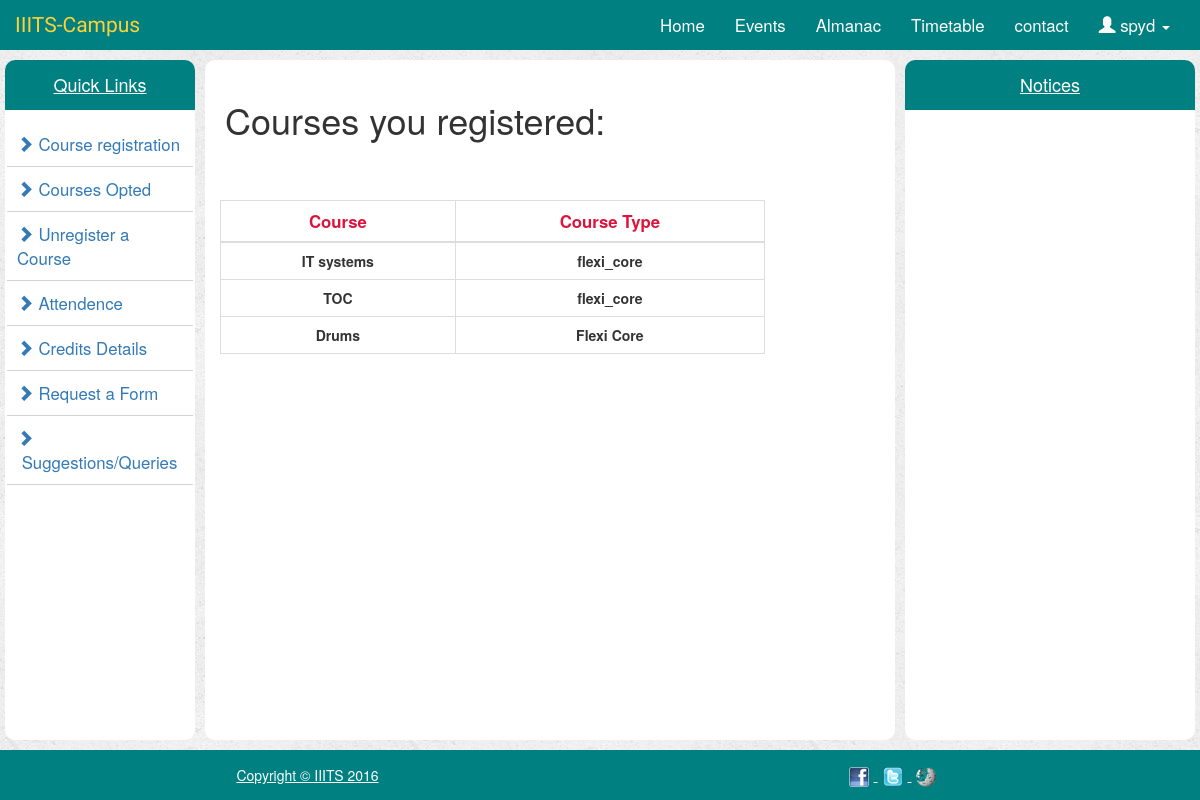
/register_course/ (signed in), run on an earlier commit of the app's database.
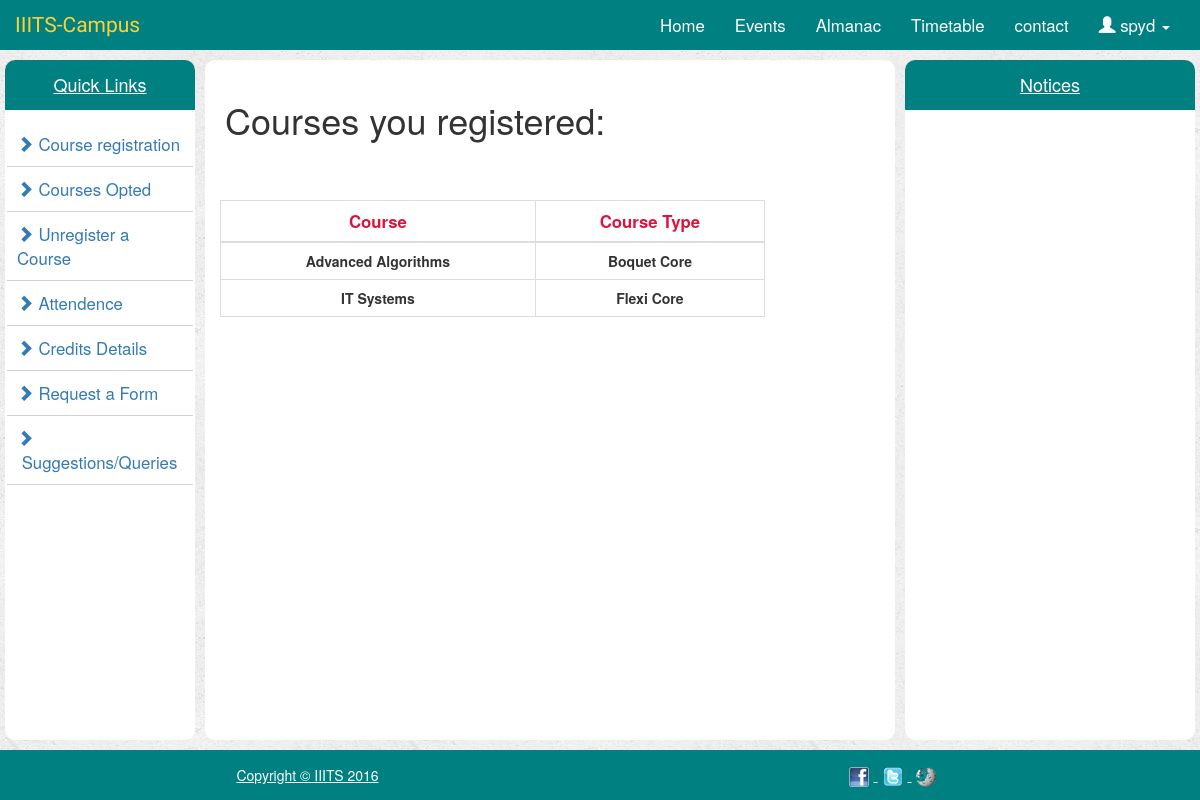
And on a later commit of the database.
### administration/models.py (models this page shows, shortened)
class Course(models.Model):
    course_title = models.CharField(max_length=50)
    course_faculty = models.CharField(max_length=50)
    course_credits = models.IntegerField()
    coursefor_ug1 = models.BooleanField(default=False)
    coursefor_ug2 = models.BooleanField(default=False)
    coursefor_ug3 = models.BooleanField(default=False)
    coursefor_ug4 = models.BooleanField(default=False)
    course_cse = models.CharField(max_length=50)
    course_ece = models.CharField(max_length=50)
    course_sem = models.CharField(max_length=7)

### portal/views.py (the view)
# urls.py: url(r'^register_course/',views.register_course,name='register_course'),
def register_course(request):
    courses_selected = Course.objects.filter(id__in=request.POST.getlist('checks[]'))
    current_student = Students.objects.get(user= request.user.id)
    my_courses_list = [i.Course.course_title for i in current_student.student_course_set.all()]
    courses_registered = [Course.objects.get(course_title=i) for i in my_courses_list]
    for current_course in courses_selected:
        if current_course not in courses_registered:
            s_c = Student_Course()
            s_c.Student = current_student
            s_c.Course = current_course
            s_c.save()
    current_student = Students.objects.get(user= request.user.id)
    my_courses_list = [i.Course.course_title for i in current_student.student_course_set.all()]
    courses_registered = [Course.objects.get(course_title=i) for i in my_courses_list]
    context = {'courses_registered': courses_registered, 'branch': current_student.branch}
    return render(request, 'portal/my_courses.html', context)

### portal/templates/portal/my_courses.html
{% extends 'portal/index.html' %}
{% block centerContent%}
	<br><h1>&nbsp&nbspCourses you registered: </h1><br>
	{% if courses_registered %}
        <div class = "col-md-10">
            <table class="table table-bordered">
                <thead>
                    <tr>
                        <th>Course</th>
                        <th>Course Type</th>
                    </tr>
                </thead>
                <tbody>
                    {% for course in courses_registered %}
                        <tr class="centertr">
                            <td><strong>{{ course.course_title }}</strong></td>
                            {% if branch == "CSE" %}
                                <td><strong>{{ course.course_cse }}</strong></td>
                            {% elif branch == "ECE" %}
                                <td><strong>{{ course.course_ece }}</strong></td>
                            {% endif %}
                        </tr>
                    {% endfor %}
                </tbody>
             </table>
         </div>
	{% else %}
		<h3>&nbsp&nbsp&nbsp&nbspNo courses taken yet !!</h3>
	{% endif %}
{% endblock %}

### portal/templates/portal/index.html (shortened to what the changed rows need)
<!DOCTYPE html>
<html lang="en">
<head>
    {% load staticfiles %}
    <link rel="stylesheet" href="https://maxcdn.bootstrapcdn.com/bootstrap/3.3.7/css/bootstrap.min.css"/>
    <link rel="stylesheet" type="text/css" href="{% static 'portal/bootstrap.min.css' %}"/>
    <link rel="stylesheet" type="text/css" href="{% static 'portal/style.css' %}"/>
</head>
<body>
    <nav class = "navbar navbar-inverse">
        <div class = "container-fluid">
            <div class = "navbar-header">
                <a href="{% url 'index' %}" class = navbar-brand> IIITS-Campus</a>
            </div>
        </div>
    </nav>
    <div class="container-fluid">
        <div class = "row">
            <div class = col-md-7>
                <div class="colHeight">
                    {% block centerContent%}
                    {% endblock %}
                </div>
            </div>
        </div>
    </div>
</body>
</html>

What changed in the data, as far as the page shows it:
removed Course: course_title "IT systems", course_cse "flexi_core"
removed Course: course_title "TOC", course_cse "flexi_core"
removed Course: course_title "Drums", course_cse "Flexi Core"
added Course: course_title "Advanced Algorithms", course_cse "Boquet Core"
added Course: course_title "IT Systems", course_cse "Flexi Core"
